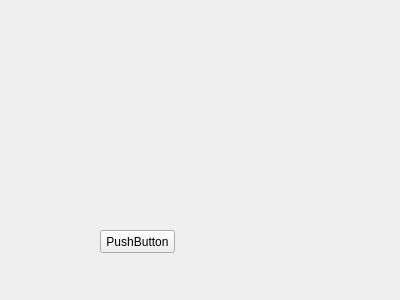
<?xml version="1.0" encoding="UTF-8"?>
<ui version="4.0">
 <class>Widget</class>
 <widget class="QWidget" name="Widget">
  <property name="geometry">
   <rect>
    <x>0</x>
    <y>0</y>
    <width>400</width>
    <height>300</height>
   </rect>
  </property>
  <property name="windowTitle">
   <string>Widget</string>
  </property>
  <widget class="QPushButton" name="pushButton">
   <property name="geometry">
    <rect>
     <x>100</x>
     <y>230</y>
     <width>75</width>
     <height>23</height>
    </rect>
   </property>
   <property name="text">
    <string>PushButton</string>
   </property>
  </widget>
 </widget>
 <layoutdefault spacing="6" margin="11"/>
 <resources/>
 <connections/>
</ui>
